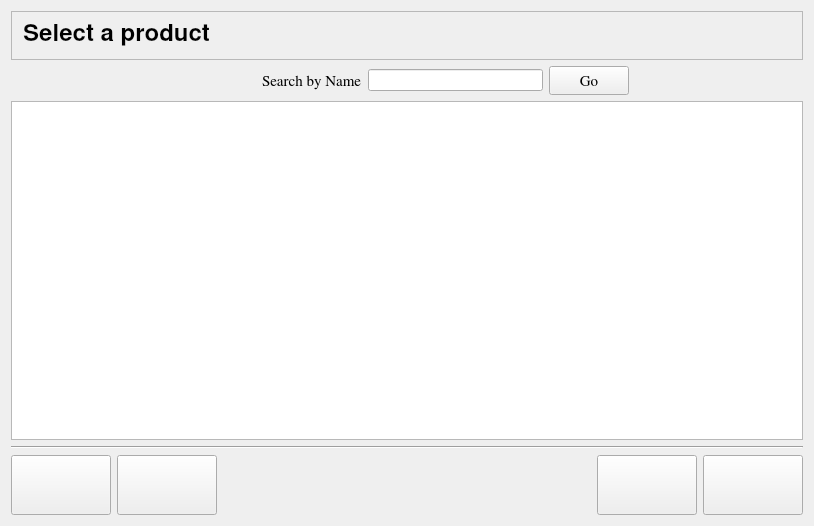
<?xml version="1.0" encoding="UTF-8"?>
<ui version="4.0">
 <class>AdvancedProductEditionWidgetBase</class>
 <widget class="QWidget" name="AdvancedProductEditionWidgetBase">
  <property name="geometry">
   <rect>
    <x>0</x>
    <y>0</y>
    <width>814</width>
    <height>526</height>
   </rect>
  </property>
  <property name="windowTitle">
   <string>Select Product Widget</string>
  </property>
  <layout class="QVBoxLayout">
   <property name="spacing">
    <number>0</number>
   </property>
   <property name="leftMargin">
    <number>0</number>
   </property>
   <property name="topMargin">
    <number>0</number>
   </property>
   <property name="rightMargin">
    <number>0</number>
   </property>
   <property name="bottomMargin">
    <number>0</number>
   </property>
   <item>
    <widget class="QStackedWidget" name="stack">
     <property name="currentIndex">
      <number>0</number>
     </property>
     <widget class="QWidget" name="product_page">
      <layout class="QVBoxLayout">
       <item>
        <widget class="QFrame" name="frame5">
         <property name="sizePolicy">
          <sizepolicy hsizetype="Preferred" vsizetype="Fixed">
           <horstretch>0</horstretch>
           <verstretch>0</verstretch>
          </sizepolicy>
         </property>
         <property name="frameShape">
          <enum>QFrame::StyledPanel</enum>
         </property>
         <property name="frameShadow">
          <enum>QFrame::Raised</enum>
         </property>
         <property name="lineWidth">
          <number>2</number>
         </property>
         <layout class="QVBoxLayout">
          <property name="spacing">
           <number>6</number>
          </property>
          <property name="leftMargin">
           <number>11</number>
          </property>
          <property name="topMargin">
           <number>11</number>
          </property>
          <property name="rightMargin">
           <number>11</number>
          </property>
          <property name="bottomMargin">
           <number>11</number>
          </property>
          <item>
           <widget class="QLabel" name="title_select_label">
            <property name="font">
             <font>
              <family>Nimbus Sans l</family>
              <pointsize>18</pointsize>
              <weight>75</weight>
              <bold>true</bold>
             </font>
            </property>
            <property name="acceptDrops">
             <bool>false</bool>
            </property>
            <property name="text">
             <string>Select a product</string>
            </property>
            <property name="wordWrap">
             <bool>false</bool>
            </property>
           </widget>
          </item>
         </layout>
        </widget>
       </item>
       <item>
        <layout class="QHBoxLayout">
         <item>
          <spacer name="spacer36">
           <property name="orientation">
            <enum>Qt::Horizontal</enum>
           </property>
           <property name="sizeType">
            <enum>QSizePolicy::Expanding</enum>
           </property>
           <property name="sizeHint" stdset="0">
            <size>
             <width>251</width>
             <height>20</height>
            </size>
           </property>
          </spacer>
         </item>
         <item>
          <widget class="QLabel" name="textLabel1">
           <property name="font">
            <font>
             <family>Nimbus Roman No9 l</family>
             <pointsize>11</pointsize>
            </font>
           </property>
           <property name="text">
            <string>Search by Name</string>
           </property>
           <property name="wordWrap">
            <bool>false</bool>
           </property>
          </widget>
         </item>
         <item>
          <widget class="QLineEdit" name="search_lineedit">
           <property name="toolTip">
            <string>Enter the name you want to search for</string>
           </property>
          </widget>
         </item>
         <item>
          <widget class="QPushButton" name="search_button">
           <property name="font">
            <font>
             <family>Nimbus Roman No9 l</family>
             <pointsize>11</pointsize>
            </font>
           </property>
           <property name="text">
            <string>Go</string>
           </property>
          </widget>
         </item>
         <item>
          <spacer name="spacer37">
           <property name="orientation">
            <enum>Qt::Horizontal</enum>
           </property>
           <property name="sizeType">
            <enum>QSizePolicy::Expanding</enum>
           </property>
           <property name="sizeHint" stdset="0">
            <size>
             <width>61</width>
             <height>20</height>
            </size>
           </property>
          </spacer>
         </item>
        </layout>
       </item>
       <item>
        <layout class="QHBoxLayout">
         <item>
          <widget class="QTreeWidget" name="product_listview">
           <property name="font">
            <font>
             <pointsize>16</pointsize>
            </font>
           </property>
           <attribute name="headerVisible">
            <bool>false</bool>
           </attribute>
           <column>
            <property name="text">
             <string notr="true">1</string>
            </property>
           </column>
          </widget>
         </item>
        </layout>
       </item>
       <item>
        <widget class="Line" name="line3">
         <property name="frameShape">
          <enum>QFrame::HLine</enum>
         </property>
         <property name="frameShadow">
          <enum>QFrame::Sunken</enum>
         </property>
        </widget>
       </item>
       <item>
        <layout class="QHBoxLayout">
         <item>
          <widget class="QPushButton" name="down_button">
           <property name="minimumSize">
            <size>
             <width>100</width>
             <height>60</height>
            </size>
           </property>
           <property name="toolTip">
            <string>Previous Product</string>
           </property>
           <property name="text">
            <string/>
           </property>
           <property name="autoRepeat">
            <bool>true</bool>
           </property>
          </widget>
         </item>
         <item>
          <widget class="QPushButton" name="up_button">
           <property name="minimumSize">
            <size>
             <width>100</width>
             <height>60</height>
            </size>
           </property>
           <property name="toolTip">
            <string>Next Product</string>
           </property>
           <property name="text">
            <string/>
           </property>
           <property name="autoRepeat">
            <bool>true</bool>
           </property>
          </widget>
         </item>
         <item>
          <spacer name="spacer38">
           <property name="orientation">
            <enum>Qt::Horizontal</enum>
           </property>
           <property name="sizeType">
            <enum>QSizePolicy::Expanding</enum>
           </property>
           <property name="sizeHint" stdset="0">
            <size>
             <width>364</width>
             <height>20</height>
            </size>
           </property>
          </spacer>
         </item>
         <item>
          <widget class="QPushButton" name="ok_button">
           <property name="enabled">
            <bool>true</bool>
           </property>
           <property name="minimumSize">
            <size>
             <width>100</width>
             <height>60</height>
            </size>
           </property>
           <property name="text">
            <string/>
           </property>
          </widget>
         </item>
         <item>
          <widget class="QPushButton" name="cancel_button">
           <property name="minimumSize">
            <size>
             <width>100</width>
             <height>60</height>
            </size>
           </property>
           <property name="text">
            <string/>
           </property>
          </widget>
         </item>
        </layout>
       </item>
      </layout>
     </widget>
     <widget class="QWidget" name="progress_page">
      <layout class="QVBoxLayout">
       <item>
        <widget class="QFrame" name="Frame3_2">
         <property name="minimumSize">
          <size>
           <width>0</width>
           <height>60</height>
          </size>
         </property>
         <property name="maximumSize">
          <size>
           <width>32567</width>
           <height>60</height>
          </size>
         </property>
         <property name="frameShape">
          <enum>QFrame::StyledPanel</enum>
         </property>
         <property name="frameShadow">
          <enum>QFrame::Raised</enum>
         </property>
         <property name="lineWidth">
          <number>2</number>
         </property>
         <layout class="QHBoxLayout">
          <property name="spacing">
           <number>6</number>
          </property>
          <property name="leftMargin">
           <number>11</number>
          </property>
          <property name="topMargin">
           <number>11</number>
          </property>
          <property name="rightMargin">
           <number>11</number>
          </property>
          <property name="bottomMargin">
           <number>11</number>
          </property>
          <item>
           <widget class="QLabel" name="title_proggress_label">
            <property name="font">
             <font>
              <family>Nimbus Sans l [Urw]</family>
              <pointsize>18</pointsize>
              <weight>75</weight>
              <bold>true</bold>
             </font>
            </property>
            <property name="text">
             <string>Loading Icons</string>
            </property>
            <property name="wordWrap">
             <bool>false</bool>
            </property>
           </widget>
          </item>
          <item>
           <spacer name="Spacer3_2">
            <property name="orientation">
             <enum>Qt::Horizontal</enum>
            </property>
            <property name="sizeType">
             <enum>QSizePolicy::Expanding</enum>
            </property>
            <property name="sizeHint" stdset="0">
             <size>
              <width>181</width>
              <height>0</height>
             </size>
            </property>
           </spacer>
          </item>
         </layout>
        </widget>
       </item>
       <item>
        <spacer name="spacer48">
         <property name="orientation">
          <enum>Qt::Vertical</enum>
         </property>
         <property name="sizeType">
          <enum>QSizePolicy::Fixed</enum>
         </property>
         <property name="sizeHint" stdset="0">
          <size>
           <width>20</width>
           <height>61</height>
          </size>
         </property>
        </spacer>
       </item>
       <item>
        <layout class="QHBoxLayout">
         <item>
          <spacer name="spacer49">
           <property name="orientation">
            <enum>Qt::Horizontal</enum>
           </property>
           <property name="sizeType">
            <enum>QSizePolicy::Expanding</enum>
           </property>
           <property name="sizeHint" stdset="0">
            <size>
             <width>101</width>
             <height>20</height>
            </size>
           </property>
          </spacer>
         </item>
         <item>
          <layout class="QVBoxLayout">
           <item>
            <widget class="QLabel" name="textLabel2">
             <property name="text">
              <string>Loading icons of unitary products</string>
             </property>
             <property name="wordWrap">
              <bool>false</bool>
             </property>
            </widget>
           </item>
           <item>
            <layout class="QHBoxLayout">
             <item>
              <widget class="QLabel" name="textLabel3">
               <property name="text">
                <string>Product :</string>
               </property>
               <property name="wordWrap">
                <bool>false</bool>
               </property>
              </widget>
             </item>
             <item>
              <widget class="QLabel" name="progress_label">
               <property name="text">
                <string/>
               </property>
               <property name="wordWrap">
                <bool>false</bool>
               </property>
              </widget>
             </item>
            </layout>
           </item>
           <item>
            <widget class="QProgressBar" name="progress_bar">
             <property name="minimumSize">
              <size>
               <width>400</width>
               <height>0</height>
              </size>
             </property>
            </widget>
           </item>
          </layout>
         </item>
         <item>
          <spacer name="spacer50">
           <property name="orientation">
            <enum>Qt::Horizontal</enum>
           </property>
           <property name="sizeType">
            <enum>QSizePolicy::Expanding</enum>
           </property>
           <property name="sizeHint" stdset="0">
            <size>
             <width>91</width>
             <height>20</height>
            </size>
           </property>
          </spacer>
         </item>
        </layout>
       </item>
       <item>
        <spacer name="spacer49_2">
         <property name="orientation">
          <enum>Qt::Vertical</enum>
         </property>
         <property name="sizeType">
          <enum>QSizePolicy::Expanding</enum>
         </property>
         <property name="sizeHint" stdset="0">
          <size>
           <width>20</width>
           <height>390</height>
          </size>
         </property>
        </spacer>
       </item>
      </layout>
     </widget>
     <widget class="QWidget" name="delete_page">
      <layout class="QVBoxLayout">
       <item>
        <widget class="QFrame" name="frame5_2">
         <property name="sizePolicy">
          <sizepolicy hsizetype="Preferred" vsizetype="Fixed">
           <horstretch>0</horstretch>
           <verstretch>0</verstretch>
          </sizepolicy>
         </property>
         <property name="frameShape">
          <enum>QFrame::StyledPanel</enum>
         </property>
         <property name="frameShadow">
          <enum>QFrame::Raised</enum>
         </property>
         <property name="lineWidth">
          <number>2</number>
         </property>
         <layout class="QVBoxLayout">
          <property name="spacing">
           <number>6</number>
          </property>
          <property name="leftMargin">
           <number>11</number>
          </property>
          <property name="topMargin">
           <number>11</number>
          </property>
          <property name="rightMargin">
           <number>11</number>
          </property>
          <property name="bottomMargin">
           <number>11</number>
          </property>
          <item>
           <widget class="QLabel" name="title_delete_label">
            <property name="font">
             <font>
              <family>Nimbus Sans l</family>
              <pointsize>18</pointsize>
              <weight>75</weight>
              <bold>true</bold>
             </font>
            </property>
            <property name="text">
             <string>Delete Products</string>
            </property>
            <property name="wordWrap">
             <bool>false</bool>
            </property>
           </widget>
          </item>
         </layout>
        </widget>
       </item>
       <item>
        <spacer name="spacer48_2">
         <property name="orientation">
          <enum>Qt::Vertical</enum>
         </property>
         <property name="sizeType">
          <enum>QSizePolicy::Fixed</enum>
         </property>
         <property name="sizeHint" stdset="0">
          <size>
           <width>20</width>
           <height>61</height>
          </size>
         </property>
        </spacer>
       </item>
       <item>
        <layout class="QHBoxLayout">
         <item>
          <spacer name="spacer9">
           <property name="orientation">
            <enum>Qt::Horizontal</enum>
           </property>
           <property name="sizeType">
            <enum>QSizePolicy::Expanding</enum>
           </property>
           <property name="sizeHint" stdset="0">
            <size>
             <width>41</width>
             <height>20</height>
            </size>
           </property>
          </spacer>
         </item>
         <item>
          <widget class="QLabel" name="textLabel2_2">
           <property name="text">
            <string>You have selected the product</string>
           </property>
           <property name="wordWrap">
            <bool>false</bool>
           </property>
          </widget>
         </item>
         <item>
          <widget class="QLabel" name="product_name_label">
           <property name="text">
            <string/>
           </property>
           <property name="wordWrap">
            <bool>false</bool>
           </property>
          </widget>
         </item>
         <item>
          <spacer name="spacer10">
           <property name="orientation">
            <enum>Qt::Horizontal</enum>
           </property>
           <property name="sizeType">
            <enum>QSizePolicy::Expanding</enum>
           </property>
           <property name="sizeHint" stdset="0">
            <size>
             <width>61</width>
             <height>20</height>
            </size>
           </property>
          </spacer>
         </item>
        </layout>
       </item>
       <item>
        <layout class="QHBoxLayout">
         <item>
          <spacer name="spacer11">
           <property name="orientation">
            <enum>Qt::Horizontal</enum>
           </property>
           <property name="sizeType">
            <enum>QSizePolicy::Expanding</enum>
           </property>
           <property name="sizeHint" stdset="0">
            <size>
             <width>41</width>
             <height>20</height>
            </size>
           </property>
          </spacer>
         </item>
         <item>
          <widget class="QLabel" name="textLabel4">
           <property name="text">
            <string>Are you sure you want to delete this product?</string>
           </property>
           <property name="wordWrap">
            <bool>false</bool>
           </property>
          </widget>
         </item>
         <item>
          <spacer name="spacer12">
           <property name="orientation">
            <enum>Qt::Horizontal</enum>
           </property>
           <property name="sizeType">
            <enum>QSizePolicy::Expanding</enum>
           </property>
           <property name="sizeHint" stdset="0">
            <size>
             <width>51</width>
             <height>20</height>
            </size>
           </property>
          </spacer>
         </item>
        </layout>
       </item>
       <item>
        <spacer name="spacer56">
         <property name="orientation">
          <enum>Qt::Vertical</enum>
         </property>
         <property name="sizeType">
          <enum>QSizePolicy::Expanding</enum>
         </property>
         <property name="sizeHint" stdset="0">
          <size>
           <width>20</width>
           <height>261</height>
          </size>
         </property>
        </spacer>
       </item>
       <item>
        <widget class="Line" name="line5">
         <property name="frameShape">
          <enum>QFrame::HLine</enum>
         </property>
         <property name="frameShadow">
          <enum>QFrame::Sunken</enum>
         </property>
        </widget>
       </item>
       <item>
        <layout class="QHBoxLayout">
         <item>
          <spacer name="spacer38_2">
           <property name="orientation">
            <enum>Qt::Horizontal</enum>
           </property>
           <property name="sizeType">
            <enum>QSizePolicy::Expanding</enum>
           </property>
           <property name="sizeHint" stdset="0">
            <size>
             <width>481</width>
             <height>20</height>
            </size>
           </property>
          </spacer>
         </item>
         <item>
          <widget class="QPushButton" name="ok_delete_button">
           <property name="enabled">
            <bool>true</bool>
           </property>
           <property name="minimumSize">
            <size>
             <width>100</width>
             <height>60</height>
            </size>
           </property>
           <property name="text">
            <string/>
           </property>
          </widget>
         </item>
         <item>
          <widget class="QPushButton" name="cancel_delete_button">
           <property name="minimumSize">
            <size>
             <width>100</width>
             <height>60</height>
            </size>
           </property>
           <property name="text">
            <string/>
           </property>
          </widget>
         </item>
        </layout>
       </item>
      </layout>
     </widget>
     <widget class="QWidget" name="update_page">
      <layout class="QVBoxLayout">
       <property name="spacing">
        <number>0</number>
       </property>
       <property name="leftMargin">
        <number>0</number>
       </property>
       <property name="topMargin">
        <number>0</number>
       </property>
       <property name="rightMargin">
        <number>0</number>
       </property>
       <property name="bottomMargin">
        <number>0</number>
       </property>
       <item>
        <widget class="QFrame" name="update_frame">
         <property name="frameShape">
          <enum>QFrame::StyledPanel</enum>
         </property>
         <property name="frameShadow">
          <enum>QFrame::Raised</enum>
         </property>
        </widget>
       </item>
      </layout>
     </widget>
    </widget>
   </item>
  </layout>
 </widget>
 <layoutdefault spacing="6" margin="11"/>
 <resources/>
 <connections/>
</ui>
